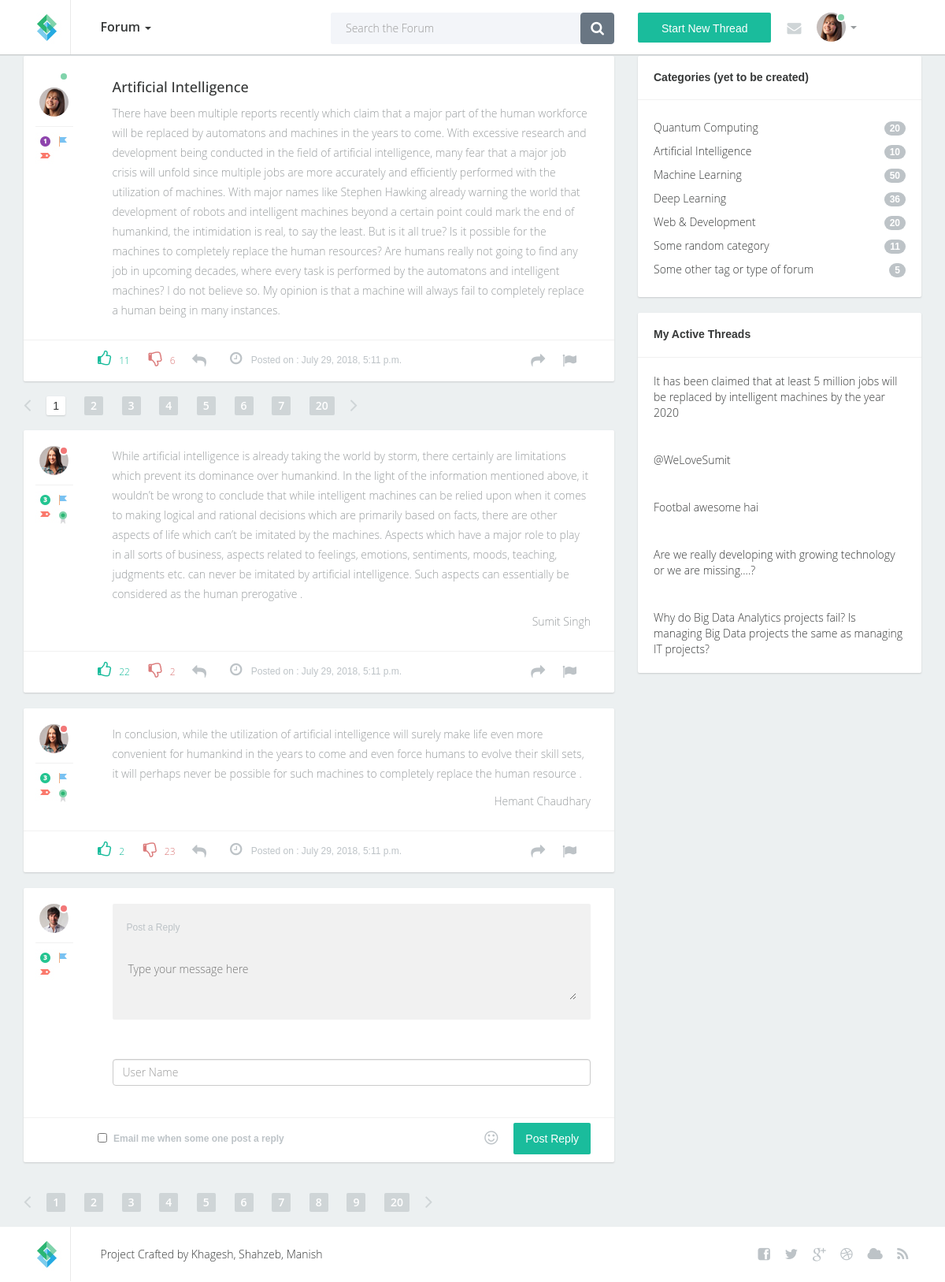
/forum/view/1, run on the app's committed database.
### authenticate_app/models.py (models this page shows, shortened)
class thread(models.Model):
    TOPIC_CHOICES = (
        ('TOPIC1', (
            ('S1', 'Subtopic 1'),
            ('S2', 'Subtopic 2 (Default)'),
        )
        ),
        ('TOPIC2', (
            ('S3', 'Subtopic 3'),
            ('S3', 'Subtopic 4'),
        )
        ),
        ('OT', 'OTHER'),
    )
    user_name = models.CharField(max_length=50)
    subject = models.CharField(max_length=50, unique=True)
    topic = models.CharField(
        max_length=2, choices=TOPIC_CHOICES, default="Subtopic 2")
    datetime = models.DateTimeField(auto_now=True)
    description = models.CharField(max_length = 150)
    post_body = models.TextField()
    likes = models.IntegerField(default = 0)
    dislikes = models.IntegerField(default = 0)

class reply(models.Model):
    parent_post = models.ForeignKey('thread', on_delete=models.CASCADE)
    user_name = models.CharField(max_length=50, default = "Anonymous")
    date_field = models.DateTimeField(auto_now=True)
    reply_body = models.TextField(null = False)
    likes = models.IntegerField(default=0)
    dislikes = models.IntegerField(default = 0)

### authenticate_app/views.py (the view, shortened to what this page needs)
# urls.py: path('view/<int:id>', views.view_thread, name = "viewthread"),
def view_thread(request, id):
    replies = reply.objects.filter(parent_post_id = id)
    all_threads = thread.objects.order_by('datetime')
    thread_data = thread.objects.get(id = id)
    reply_data = {"reply_data" : replies,
                  "thread_data": thread_data,
                  "all_threads": all_threads,
                  "random_img" : "/static/images/avatar{}.jpg".format(RI(1,4)),
                  "title"      : "View Thread",
                  "ide"        : id
                  }
    return render(request, 'thread.html', reply_data)

### template/thread.html (shortened to what this page needs)
{% extends 'base.html' %}
{% load static %}
{% block bodyblock %}
<section class = "content">
                <div class="container">
                    <div class="row">
                        <div class="col-lg-8 col-md-8">
                            <div class="post beforepagination">
                                <div class="topwrap">
                                    <div class="userinfo pull-left">
                                        <div class="avatar"><br>
                                            <img src="{% static "images/avatar1.jpg" %}" alt="" />
                                            <div class="status green">&nbsp;</div>
                                        </div>
                                        <div class="icons">
                                            <img src="{% static "images/icon1.jpg" %}" alt="" /><img src="{% static "images/icon4.jpg" %}" alt="" /><img src="{% static "images/icon5.jpg" %}" alt="" /><img src="{% static "images/icon6.jpg" alt="" />
                                        </div>
                                    </div>
                                    <div class="posttext pull-left">
                                        <h2>{{ thread_data.subject }}</h2>
                                        <p> {{ thread_data.post_body }}</p>
                                    </div>
                                    <div class="clearfix"></div>
                                </div>
                                <div class="postinfobot">
                                    <div class="likeblock pull-left">
                                        <a href="{% url 'upthread' thread_data.id %}" class="up"><i class="fa fa-thumbs-o-up"></i>{{thread_data.likes}}</a>
                                        <a href="{% url 'downthread' thread_data.id %}" class="down">
                                            <i class="fa fa-thumbs-o-down"></i>{{thread_data.dislikes}}</a>
                                    </div>
                                    <div class="prev pull-left">
                                        <a href="#"><i class="fa fa-reply"></i></a>
                                    </div>
                                    <div class="posted pull-left"><i class="fa fa-clock-o"></i> Posted on : {{ thread_data.datetime }}</div>
                                    <div class="next pull-right">
                                        <a href="#"><i class="fa fa-share"></i></a>
                                        <a href="#"><i class="fa fa-flag"></i></a>
                                    </div>
                                    <div class="clearfix"></div>
                                </div>
                            </div>
                            <div class="paginationf">
                                <div class="pull-left"><a href="#" class="prevnext"><i class="fa fa-angle-left"></i></a></div>
                                <div class="pull-left">
                                    <ul class="paginationforum">
                                        <li class="active"><a href="#" class = "active">1</a></li>
                                        <li class="hidden-xs"><a href="#">2</a></li>
                                        <li class="hidden-xs"><a href="#">3</a></li>
                                        <li class="hidden-xs"><a href="#">4</a></li>
                                        <li><a href="#">5</a></li>
                                        <li><a href="#">6</a></li>
                                        <li><a href="#">7</a></li>
                                        <li><a href="#">20</a></li>
                                    </ul>
                                </div>
                                <div class="pull-left"><a href="#" class="prevnext last"><i class="fa fa-angle-right"></i></a></div>
                            </div>
                            {% for reply in reply_data %}
                            <div class="post">
                                <div class="topwrap">
                                    <div class="userinfo pull-left">
                                        <div class="avatar">
                                            <img src="{{random_img}}" alt="" />
                                            <div class="status red">&nbsp;</div>
                                        </div>
                                        <div class="icons">
                                            <img src="{% static "images/icon3.jpg" %}" alt="" /><img src="{% static "images/icon4.jpg" %}" alt="" /><img src="{% static "images/icon5.jpg" %}" alt="" /><img src="{% static "images/icon6.jpg" %}" alt="" />
                                        </div>
                                    </div>
                                    <div class="posttext pull-left">
                                        <p>{{reply.reply_body }}</p>
                                        <p align = "right"></b>{{ reply.user_name }}</p>
                                    </div>
                                    <div class="clearfix"></div>
                                </div>
                                <div class="postinfobot">
                                    <div class="likeblock pull-left">
                                        <a href="{% url 'upreply' reply.id %}" class="up"><i class="fa fa-thumbs-o-up"></i>{{ reply.likes }}</a>
                                        <a href="{% url 'downreply' reply.id %}" class="down"><i class="fa fa-thumbs-o-down"></i>{{ reply.dislikes }}</a>
                                    </div>
                                    <div class="prev pull-left">
                                        <a href="#"><i class="fa fa-reply"></i></a>
                                    </div>
                                    <div class="posted pull-left"><i class="fa fa-clock-o"></i> Posted on : {{ reply.date_field }}</div>
                                    <div class="next pull-right">
                                        <a href="#"><i class="fa fa-share"></i></a>
                                        <a href="#"><i class="fa fa-flag"></i></a>
                                    </div>
                                    <div class="clearfix"></div>
                                </div>
                            </div>
                            {% endfor %}
                            <div class="post">
                                <form action="#" class="form" method="post">
                                    <div class="topwrap">
                                        <div class="userinfo pull-left">
                                            <div class="avatar">
                                                <img src="{% static "images/avatar4.jpg" %}" alt="" />
                                                <div class="status red">&nbsp;</div>
                                            </div>
                                            <div class="icons">
                                                <img src="{% static "images/icon3.jpg" %}" alt="" /><img src="{% static "images/icon4.jpg" %}" alt="" /><img src="{% static "images/icon5.jpg" %}" alt="" /><img src="{% static "images/icon6.jpg" alt="" />
                                            </div>
                                        </div>
                                        <div class="posttext pull-left">
                                            <div class="textwraper">
                                                <div class="postreply">Post a Reply</div>
                                                <textarea name="reply_body" id="reply" placeholder="Type your message here"></textarea>
                                            </div><br>
                                            <div class="row">
                                                <div class="col-lg-12 col-md-12">
                                                    <input type="text" name = "user_name" placeholder="User Name" class="form-control" />
                                                </div>
                                            </div>
                                        </div>
                                    </div>
                                    <div class="postinfobot">
                                        <div class="notechbox pull-left">
                                            <input type="checkbox" name="note" id="note" class="form-control" />
                                        </div>
                                        <div class="pull-left">
                                            <label for="note"> Email me when some one post a reply</label>
                                        </div>
                                        <div class="pull-right postreply">
                                            <div class="pull-left smile"><a href="#"><i class="fa fa-smile-o"></i></a></div>
                                            <div class="pull-left"><button type="submit" class="btn btn-primary">Post Reply</button></div>
                                        </div>
                                        <div class="clearfix"></div>
                                    </div>
                                </form>
                            </div>
                        </div>
<div class="col-lg-4 col-md-4">
    <div class="sidebarblock">
        <h3><b>Categories (yet to be created)</b></h3>
        <div class="divline"></div>
        <div class="blocktxt">
            <ul class="cats">
                <li>
                    <a href="#">Quantum Computing
                        <span class="badge pull-right">20</span>
                    </a>
                </li>
                <li>
                    <a href="#">Artificial Intelligence
                        <span class="badge pull-right">10</span>
                    </a>
                </li>
                <li>
                    <a href="#">Machine Learning
                        <span class="badge pull-right">50</span>
                    </a>
                </li>
                <li>
                    <a href="#">Deep Learning
                        <span class="badge pull-right">36</span>
                    </a>
                </li>
                <li>
                    <a href="#">Web &amp; Development
                        <span class="badge pull-right">20</span>
                    </a>
                </li>
                <li>
                    <a href="#">Some random category
                        <span class="badge pull-right">11</span>
                    </a>
                </li>
                <li>
                    <a href="#">Some other tag or type of forum
                        <span class="badge pull-right">5</span>
                    </a>
                </li>
            </ul>
        </div>
    </div>
                <div class="sidebarblock">
                    <h3><b>My Active Threads</b></h3>
                    <div class="divline"></div>
                    {% for i in all_threads %}
                    <div class="blocktxt">
                        <a href="{% url "viewthread" i.id %}">{{ i.description }}</a>
                    </div>
                    {% endfor %}
                </div>
            </div>
            </div>
            </div>
{% endblock %}

### data on the page
thread: subject "Artificial Intelligence", post_body "There have been multiple reports recently which claim that a major part of the human workforce will be replaced by automatons and machines in the years to come. With excessive research and development being conducted in the field of artificial intelligence, many fear that a major job crisis will unfold since multiple jobs are more accurately and efficiently performed with the utilization of machines. With major names like Stephen Hawking already warning the world that development of robots and intelligent machines beyond a certain point could mark the end of humankind, the intimidation is real, to say the least. But is it all true? Is it possible for the machines to completely replace the…", likes "11", dislikes "6", datetime "July 29, 2018, 5:11 p.m.", description "It has been claimed that at least 5 million jobs will be replaced by intelligent machines by the year 2020"
reply: reply_body "While artificial intelligence is already taking the world by storm, there certainly are limitations which prevent its dominance over humankind. In the light of the information mentioned above, it wouldn’t be wrong to conclude that while intelligent machines can be relied upon when it comes to making logical and rational decisions which are primarily based on facts, there are other aspects of life which can’t be imitated by the machines. Aspects which have a major role to play in all sorts of business, aspects related to feelings, emotions, sentiments, moods, teaching, judgments etc. can never be imitated by artificial intelligence. Such aspects can essentially be considered as the human…", user_name "Sumit Singh", likes "22", dislikes "2", date_field "July 29, 2018, 5:11 p.m."
reply: reply_body "In conclusion, while the utilization of artificial intelligence will surely make life even more convenient for humankind in the years to come and even force humans to evolve their skill sets, it will perhaps never be possible for such machines to completely replace the human resource .", user_name "Hemant Chaudhary", likes "2", dislikes "23", date_field "July 29, 2018, 5:11 p.m."
thread: description "@WeLoveSumit"
thread: description "Footbal awesome hai"
thread: description "Are we really developing with growing technology or we are missing....?"
thread: description "Why do Big Data Analytics projects fail? Is managing Big Data projects the same as managing IT projects?"
